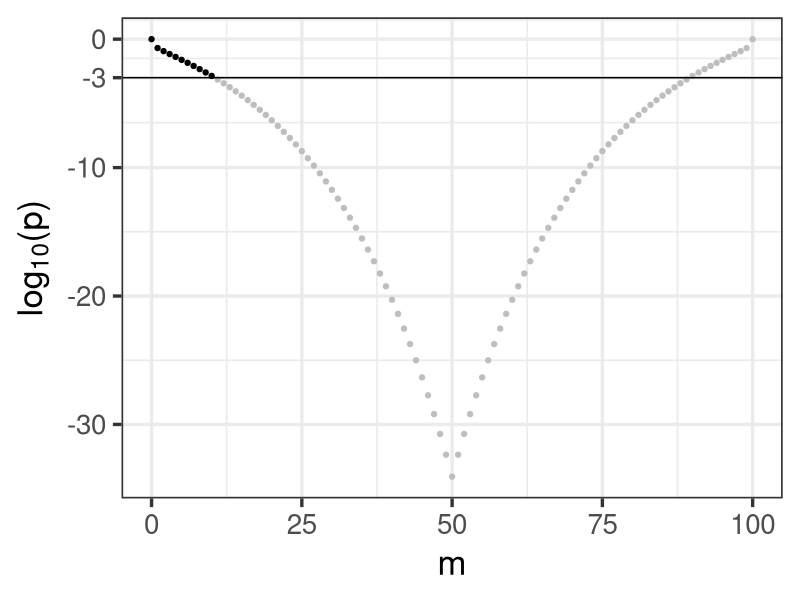
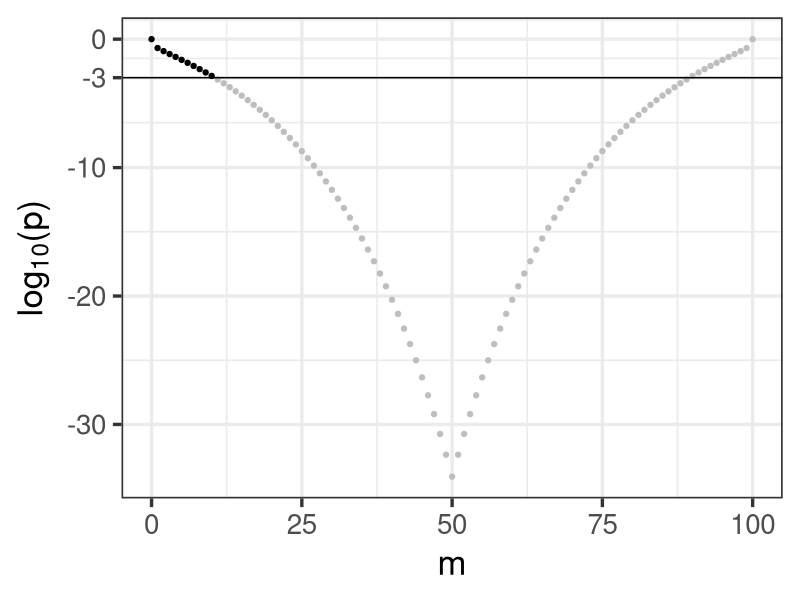

Here is the R script that generated these plots, in order:
library(ggplot2)
library(reshape2)

paperPath <- "/home/bsegal/Dropbox/Research/PermTest/neighborhoods/paper"

pmf <- function(nx, ny, m){
  choose(nx, m) * choose(ny, m) / choose(nx + ny, min(nx, ny))
}

# expected value of W in partition m
muw <- function(m,lambda,N,muy,mux) {
  m/sqrt(lambda*(1-lambda)*N) * (muy-mux)
}

# g function of the expected value of w
g <- function(m, nx, ny, mux, muy){
  
  N <- nx+ny
  lambda <- nx/N
  
  numerator <- sqrt( (lambda*N)/(1-lambda) )*mux + muw(m,lambda,N,muy,mux)
  
  denominator <- sqrt( (1-lambda)*N/lambda ) * muy - muw(m,lambda,N,muy,mux)
  
  return( (1-lambda)/lambda * numerator/denominator )
}

  # check that it works -- at m=0, should be ratio of mux/muy -- ok
  # plot(g(1:nx,nx,ny,mux=2,muy=1))
  
  # plot(g(1:nx,nx,ny,mux=2,muy=1))

ER <- function(m,nx,ny,mux,muy){
  num <- mux + m/nx*(muy-mux)
  den <- muy + m/ny*(mux-muy)
  
  return(num/den)
}
  
gp <- function(m, nx, ny, mux, muy){
  
  N <- nx+ny
  lambda <- nx/N
  
  numerator <- sqrt( (lambda*N)/(1-lambda) ) * mux + sqrt( ((1-lambda)*N)/lambda ) * muy

  denominator <- (sqrt( ((1-lambda)*N)/lambda) * muy - muw(m,lambda,N,muy,mux))^2
  
  return((1-lambda)/lambda * numerator/denominator)
}

# gp(1:nx,nx,ny,mux=2,muy=1)

VarW <- function(m, nx, ny, sigmax2, sigmay2, mux, muy){
  
  N <- nx+ny
  lambda <- nx/N
  
  # variance terms
  EA_y <- 1/(lambda*(1-lambda)*N)*m/ny*(1-m/ny)*ny*(sigmay2 + muy^2)
  EA_x <- 1/(lambda*(1-lambda)*N)*m/nx*(1-m/nx)*nx*(sigmax2 + mux^2)

  # covariance terms
  EB_y <- 1/(lambda*(1-lambda)*N)*(m*(ny-m))/(ny^2*(ny-1))*ny*(ny-1)*muy^2

  EB_x <- 1/(lambda*(1-lambda)*N)*(m*(nx-m))/(nx^2*(nx-1))*nx*(nx-1)*mux^2

  return(EA_x + EA_y - EB_x - EB_y)
}

# VarW(0:nx,nx,ny,sigmax2,sigmay2,mux,muy)

VarR <- function(m,nx,ny,mux,muy,sigmax2,sigmay2){
  gp(m,nx,ny,mux,muy)^2 * VarW(m,nx,ny,sigmax2,sigmay2,mux,muy)
}
# plot(sqrt(VarR(0:nx,nx,ny,mux=1,muy=2,sigmax2,sigmay2)))

pApproxR <- function(m, nx, ny, sigmax2, sigmay2, mux, muy){
  
  N <- nx+ny
  lambda <- nx/N
  
  E_mean <- g(m, nx, ny, mux, muy)
  E_var <- VarR(m,nx,ny,mux,muy,sigmax2,sigmay2)
  
  t <- mux/muy

  eta_plus <- (t - E_mean)/sqrt(E_var)
  
  eta_minus_U <- (1/t - E_mean)/sqrt(E_var)
  
  eta_minus_L <- -E_mean/sqrt(E_var)

  # p=1-pnorm(eta_plus) + pnorm(eta_minus_U) - pnorm(eta_minus_L)
  # p=1-pt(eta_plus,df=df) + pt(eta_minus_U,df=df) - pt(eta_minus_L,df=df)
  
  p= pnorm(eta_plus,lower.tail=FALSE) #+ pnorm(eta_minus_U) #- pnorm(eta_minus_L)
  # p= pt(eta_plus, df=N-2, lower.tail=FALSE) #+ pnorm(eta_minus_U) #- pnorm(eta_minus_L)
  
  return(list(p=p, eta_plus=eta_plus))#, eta_minus_U=eta_minus_U,
        # eta_minus_L=eta_minus_L))

}

##########
# plots for Ratio statistic
nx=100
ny=100
mux <- sigmax2 <- 4
muy <- sigmay2 <- 2

# E_mean <- g(m=1:nx, nx, ny, mux, muy)
# E_var <- VarR(m=1:nx,nx,ny,mux,muy,sigmax2,sigmay2)

  
pm <- pApproxR(pmin(1:(nx-1), (nx-1):1), nx=nx, ny=ny, sigmax2=sigmax2, sigmay2=sigmay2, mux=mux, muy=muy)
p <- c(1,pm$p,1)

pDF <- data.frame(m=0:nx, p=p, logp=log(p,10))

M <- min(which(p<10^-3))-1
pDF$count <- with(pDF, p/min(p[1:M]))

fit <- glm(p~m, data=pDF[1:M,], family=poisson)

pDF$pred <- predict(fit, newdata=data.frame(m=pmin(pDF$m, rev(pDF$m))))

pDF$estimate <- c(rep(TRUE, M), rep(FALSE,nrow(pDF)-M))

dev.new(width=5, height=5)
ggplot(aes(x=m, y=log(p,10), color=estimate), data=pDF)+
  geom_point()+
  theme_bw(25)+
  # geom_point(aes(y=pred), color="red")+
  scale_color_manual(values=c("grey", "black"), guide=FALSE)+
  geom_hline(yintercept=-3)+
  labs(x="m", y=expression(paste("lo",g[10],"(p)", sep="")))+
  scale_y_continuous(breaks=c(0,-3,-10, -20, -30))

ggsave(file.path(paperPath,"algoExample.png"))